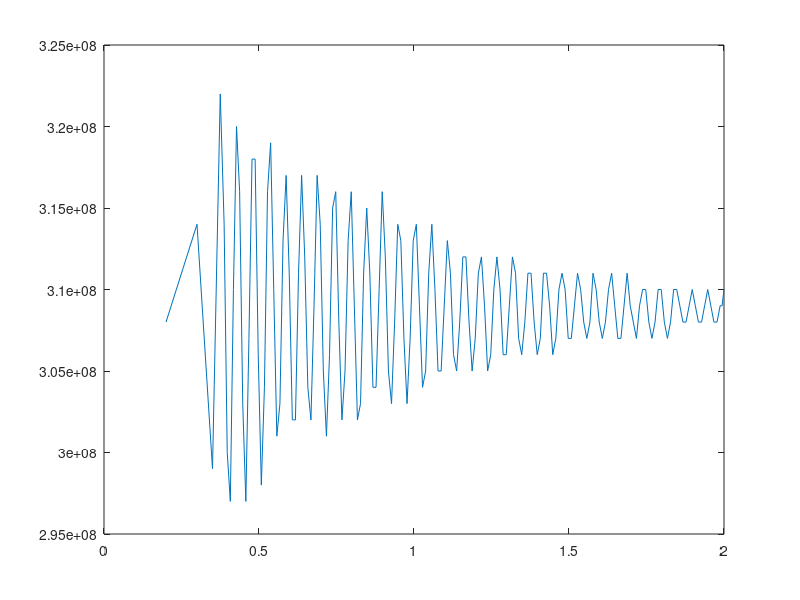

The MATLAB script that drew this image:
%% %%%%%%%%%%%%%%%%%% 使用RBF方法建立神经网络,获取在相同验证集下的 %%%%%%%%%%%%%%%%%%% 

data = load("whitenoise_stress_data.csv");
t = data(:,1);
p = data(:,2);

plot(t,p)